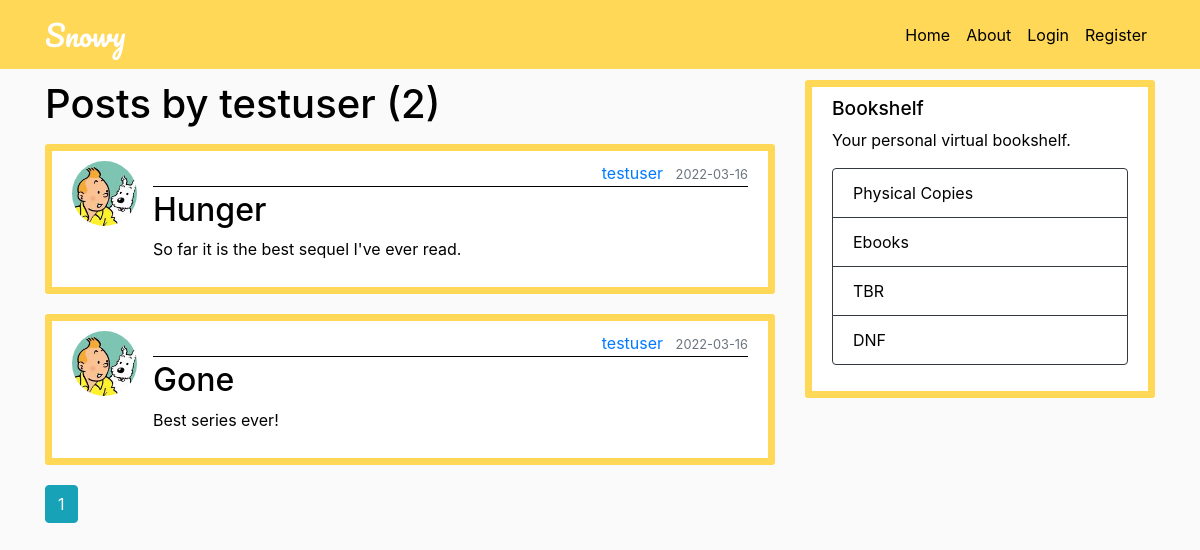
The app's page /user/testuser with its own data.
### snowy/models.py (models this page shows, shortened)
class User(db.Model, UserMixin):
    id = db.Column(db.Integer, primary_key=True)
    username = db.Column(db.String(20), unique=True, nullable=False)
    email = db.Column(db.String(120), unique=True, nullable=False)
    image_file = db.Column(db.String(20), nullable=False,
                           default='default.jpg')
    password = db.Column(db.String(60), nullable=False)
    posts = db.relationship('Post', backref='author', lazy=True)

class Post(db.Model):
    id = db.Column(db.Integer, primary_key=True)
    title = db.Column(db.String(100), nullable=False)
    cur_page = db.Column(db.String(5), nullable=False)
    total_pages = db.Column(db.String(5), nullable=False)
    book_author = db.Column(db.String(100), nullable=False)
    date_posted = db.Column(db.DateTime, nullable=False,
                            default=datetime.utcnow)
    content = db.Column(db.Text, nullable=False)
    user_id = db.Column(db.Integer, db.ForeignKey('user.id'), nullable=False)

### snowy/routes.py (the view)
@app.route("/user/<string:username>")
def user_posts(username):
    page = request.args.get('page', 1, type=int)
    user = User.query.filter_by(username=username).first_or_404()
    posts = Post.query.filter_by(author=user)\
        .order_by(Post.date_posted.desc())\
        .paginate(page=page, per_page=5)
    return render_template('user_posts.html', posts=posts, user=user)

### snowy/templates/user_posts.html
{% extends "layout.html" %}
{% block content %}
    <h1 class="mb-3">Posts by {{ user.username }} ({{ posts.total }})</h1>
    {% for post in posts.items %}
        <article class="media content-section">
          <img class="rounded-circle article-img" src="{{ url_for('static', filename='profile_pics/' + post.author.image_file) }}">
          <div class="media-body">
            <div class="article-metadata">
              <a class="mr-2" href="{{ url_for('user_posts', username=post.author.username) }}">{{ post.author.username }}</a>
              <small class="text-muted">{{ post.date_posted.strftime('%Y-%m-%d') }}</small>
            </div>
            <h2><a class="article-title" href="{{ url_for('post', post_id=post.id) }}">{{ post.title }}</a></h2>
            <p class="article-content">{{ post.content }}</p>
          </div>
        </article>
    {% endfor %}
    {% for page_num in posts.iter_pages(left_edge=1, right_edge=1, left_current=1, right_current=2) %}
      {% if page_num %}
        {% if posts.page == page_num %}
          <a class="btn btn-info mb-4" href="{{ url_for('user_posts', username=user.username, page=page_num) }}">{{ page_num }}</a>
        {% else %}
          <a class="btn btn-outline-info mb-4" href="{{ url_for('user_posts', username=user.username, page=page_num) }}">{{ page_num }}</a>
        {% endif %}
      {% else %}
        ...
      {% endif %}
    {% endfor %}
{% endblock content %}

### snowy/static/main.css (style rules this page uses)
body { background: #fafafa; color: black; margin-top: 5rem; }
.content-section { background: #ffffff; padding: 10px 20px; border: 7px solid #ffd858; border-radius: 3px; margin-bottom: 20px; }
.article-title { color: black; }
.article-content { white-space: pre-line; }
.article-img { height: 65px; width: 65px; margin-right: 16px; }
.article-metadata { padding-bottom: 1px; margin-bottom: 4px; text-align: right; border-bottom: 1px solid black; }

### records on screen
User: username "testuser"
Post: image_file (picture), author.username "testuser", date_posted "2022-03-16", title "Hunger", content "So far it is the best sequel I've ever read."
Post: image_file (picture), author.username "testuser", date_posted "2022-03-16", title "Gone", content "Best series ever!"

### other values on screen
{{ posts.total }} "2"
{{ page_num }} "1"
